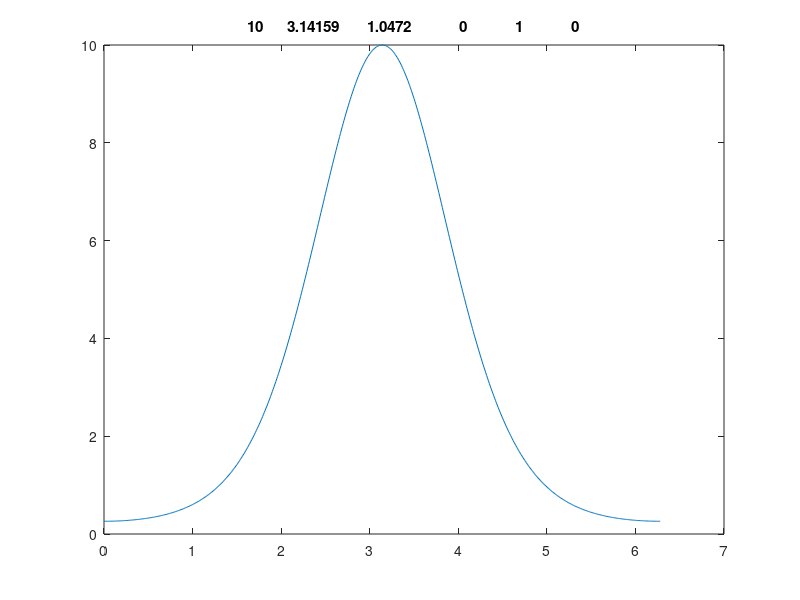

Recreate this plot in MATLAB.
xdata = 0:0.01:2*pi;

% 6 params: x = [A mu sigma K K-sig DC]
x = [10 pi pi/3 0 1 0];

F = x(1) * ( exp(-2*(1-cos(xdata-x(2)))/(x(5)*x(3))^2) + x(4)*exp(-2*(1-cos(xdata-x(2)-pi))/x(3)^2) ) + x(6);

figure; plot(xdata,F); title(num2str(x))